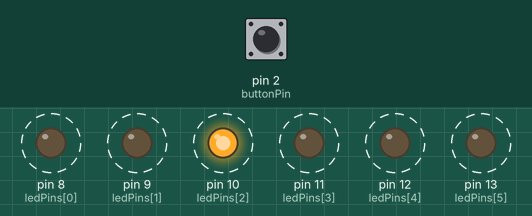
The sketch below on a simulated Arduino Uno, built with avr-gcc and run on an emulated ATmega328P. Shown: output pins drawn as LEDs (lit = HIGH). Dashed ring = blinking. The inputs (shaded band) are chosen by the test bench; at power-on: pin 2 (buttonPin) HIGH.

Above: at 2.05 s.
2.1 s: pin 2 (buttonPin) pulled LOW for 1 s
At 3.15 s:
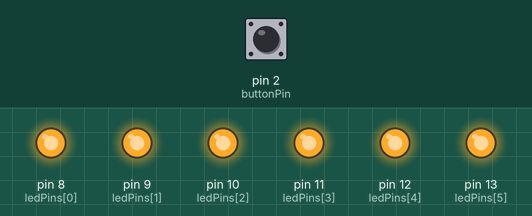
5.3 s: pin 2 (buttonPin) pulled LOW for 0.75 s
At 5.85 s:
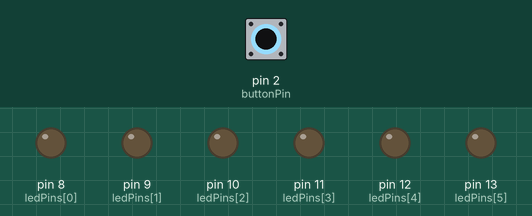
8.5 s: pin 2 (buttonPin) pulled LOW for 3.2 s
At 8.75 s:
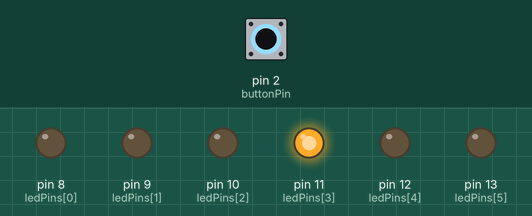
Timing chart, 0 to 19.2 s (numbered marks = the images above; inputs shaded):
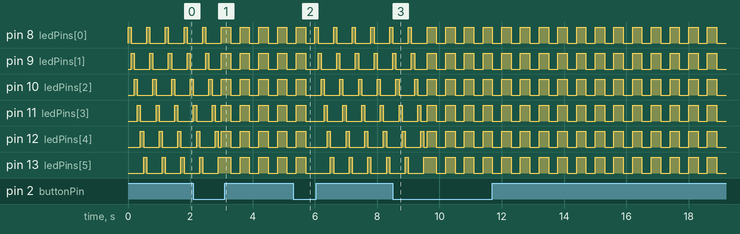

The sketch:

ButtonComponent.ino
```cpp
const int buttonPin = 2;
const int ledPins[] = {8, 9, 10, 11, 12, 13};
const int numLeds = 6;

int currentPattern = 0;

bool buttonState = HIGH;            // current stable state
bool lastButtonReading = HIGH;      // last raw reading
unsigned long lastDebounceTime = 0;
const unsigned long debounceDelay = 10;

void setup() {
  for (int i = 0; i < numLeds; i++) {
    pinMode(ledPins[i], OUTPUT);
  }
  pinMode(buttonPin, INPUT_PULLUP);  // Pull-up to fix floating pin
}

void loop() {
  // Read raw button input
  bool reading = digitalRead(buttonPin);

  // Check if button input has changed
  if (reading != lastButtonReading) {
    lastDebounceTime = millis();  // reset debounce timer
  }

  // If stable long enough, update actual button state
  if ((millis() - lastDebounceTime) > debounceDelay) {
    if (reading != buttonState) {
      buttonState = reading;

      // Button was just pressed
      if (buttonState == LOW) {
        currentPattern = (currentPattern + 1) % 2;
      }
    }
  }

  lastButtonReading = reading;

  // Run current LED pattern
  if (currentPattern == 0) {
    patternChase();
  } else {
    patternBlinkAll();
  }
}

// Pattern 1: LEDs chase one by one
void patternChase() {
  for (int i = 0; i < numLeds; i++) {
    digitalWrite(ledPins[i], HIGH);
    delay(100);
    digitalWrite(ledPins[i], LOW);
  }
}

// Pattern 2: All LEDs blink together
void patternBlinkAll() {
  for (int i = 0; i < numLeds; i++) {
    digitalWrite(ledPins[i], HIGH);
  }
  delay(300);
  for (int i = 0; i < numLeds; i++) {
    digitalWrite(ledPins[i], LOW);
  }
  delay(300);
}
```
